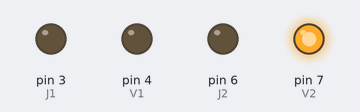
Recording of a sketch running on a simulated Arduino Uno, built with avr-gcc and run on an emulated ATmega328P. Shown: output pins drawn as LEDs (lit = HIGH). Pins used as bus, display or sensor lines are not drawn.

Above: at 4.0 s.
At 14.0 s:
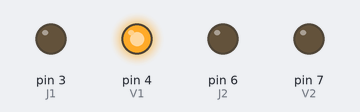
At 22.0 s:
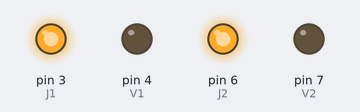
Timing chart, 0 to 33.8 s (numbered marks = the images above):
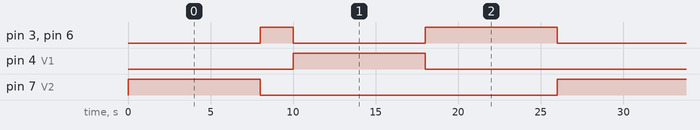

Measured:
- by itself, pin 3 (J1), pin 6 (J2): repeats every 26.0 s: LOW 8.0 s, HIGH 8.0 s, LOW 8.0 s, HIGH 2.0 s
- by itself, pin 4 (V1), pin 7 (V2): alternates HIGH for 8.0 s and LOW for 18.0 s
- by itself, everything shown: repeats every 26.0 s, in 4 steps

The sketch:

feux.ino
```cpp
// On définit les variables pour chaque broche
//FEU 1
const int R1 = 2;      //La broche 4 devient le feu rouge 1
const int J1 = 3;      //La broche 3 devient le feu jaune 1
const int V1 = 4;      //La broche 2 devient le feu vert 1
//FEU2
const int R2 = 5;      //La broche 8 devient le feu rouge 2
const int J2 = 6;      //La broche 9 devient le feu jaune 2
const int V2 = 7;     //La broche 10 devient le feu vert 2
//TEMPS
int time1 = 2000;     //Le temps est fixé à 2 secondes
int time2 = 8000;     //Le temps est fixé à 8 secondes

void setup() {

//On initialise les sorties
pinMode(R1, OUTPUT);
pinMode(J1, OUTPUT);
pinMode(V1, OUTPUT);

pinMode(R2, OUTPUT);
pinMode(J2, OUTPUT);
pinMode(V2, OUTPUT);
}

void loop() {

//Phase 1: R1 et V2 sont allumés, R2, J1 et J2 sont éteints
digitalWrite(R2, LOW);     //R2 éteint
digitalWrite(J1, LOW);     //J1 éteint
digitalWrite(J2, LOW);     //J2 éteint
digitalWrite(R1, HIGH);    //R1 allumé
digitalWrite(V2, HIGH);    //V2 allumé
delay(time2);              //durée: 6'000 millisecondes, soit 6 secondes

//Phase 2: R1, J1, J2 allumés et V2 éteint
digitalWrite(V2, LOW);     //V2 éteint
digitalWrite(J1, HIGH);    //J1 allumé
digitalWrite(J2, HIGH);    //J2 allumé
delay(time1);               //durée: 2'000 millisecondes, soit 2 secondes

//Phase 3: R1, J1, J2 éteints et V1 et R2 allumés
digitalWrite(R1, LOW);     //R1 éteint
digitalWrite(J1, LOW);     //J1 éteint
digitalWrite(J2, LOW);     //J2 éteint
digitalWrite(V1, HIGH);    //V1 allumé
digitalWrite(R2, HIGH);    //R2 allumé
delay(time2);

//Phase 4: V1 éteint et J1, J2 et R2 allumés
digitalWrite(V1, LOW);     //V1 éteint
digitalWrite(J1, HIGH);    //J1 allumé
digitalWrite(J2, HIGH);    //J2 allumé
digitalWrite(R2, HIGH);    //R2 allumé
delay(time2);
}
```
